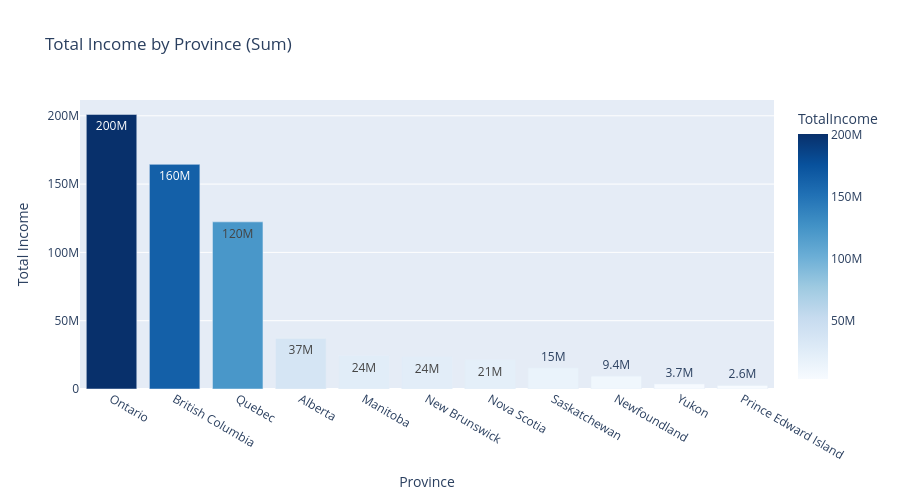

Write notebook code for a chart like this one.
### Markdown cell above
#### Province and Income (sum of total income by customers) Distribution

### Code cell
income_sum = (
    customers.groupby('Province or State')['Income']
    .sum()
    .reset_index(name='TotalIncome')
    .sort_values('TotalIncome', ascending=False)
)

fig = px.bar(
    income_sum,
    x='Province or State',
    y='TotalIncome',
    title='Total Income by Province (Sum)',
    text_auto='.2s',
    color='TotalIncome',
    color_continuous_scale='Blues'
)
fig.update_layout(xaxis_title='Province', yaxis_title='Total Income', height=500)
fig.show()

### Figure 1 — Plotly figure (JSON) as saved in the notebook; plotly's stock layout.template omitted (floating-point values rounded to 4 significant figures)
{"data": [{"hovertemplate": "Province or State=%{x}<br>TotalIncome=%{marker.color}<extra></extra>", "legendgroup": "", "marker": {"color": [201000000.0, 164500000.0, 122400000.0, 37020000.0, 24370000.0, 23740000.0, 21350000.0, 15430000.0, 9424000.0, 3726000.0, 2622000.0], "coloraxis": "coloraxis", "pattern": {"shape": ""}}, "name": "", "orientation": "v", "showlegend": false, "textposition": "auto", "texttemplate": "%{y:.2s}", "type": "bar", "x": ["Ontario", "British Columbia", "Quebec", "Alberta", "Manitoba", "New Brunswick", "Nova Scotia", "Saskatchewan", "Newfoundland", "Yukon", "Prince Edward Island"], "xaxis": "x", "y": [201000000.0, 164500000.0, 122400000.0, 37020000.0, 24370000.0, 23740000.0, 21350000.0, 15430000.0, 9424000.0, 3726000.0, 2622000.0], "yaxis": "y"}], "layout": {"barmode": "relative", "coloraxis": {"colorbar": {"title": {"text": "TotalIncome"}}, "colorscale": [[0, "rgb(247,251,255)"], [0.125, "rgb(222,235,247)"], [0.25, "rgb(198,219,239)"], [0.375, "rgb(158,202,225)"], [0.5, "rgb(107,174,214)"], [0.625, "rgb(66,146,198)"], [0.75, "rgb(33,113,181)"], [0.875, "rgb(8,81,156)"], [1, "rgb(8,48,107)"]]}, "height": 500, "legend": {"tracegroupgap": 0}, "title": {"text": "Total Income by Province (Sum)"}, "xaxis": {"anchor": "y", "domain": [0, 1], "title": {"text": "Province"}}, "yaxis": {"anchor": "x", "domain": [0, 1], "title": {"text": "Total Income"}}}}
